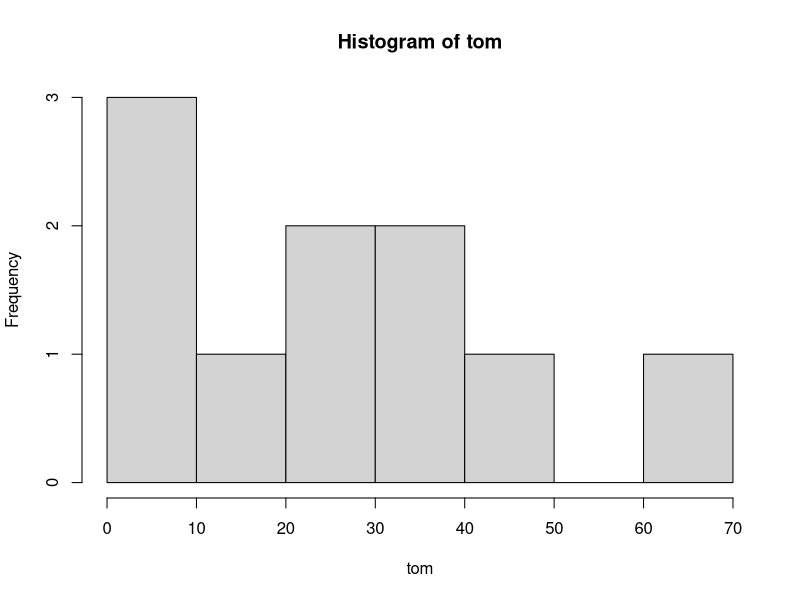

This chart was generated by the following R code:
## ---- chunk 1
tom <-c(21,32,45,67,32,21,2,1,4,12)
hist(tom)
